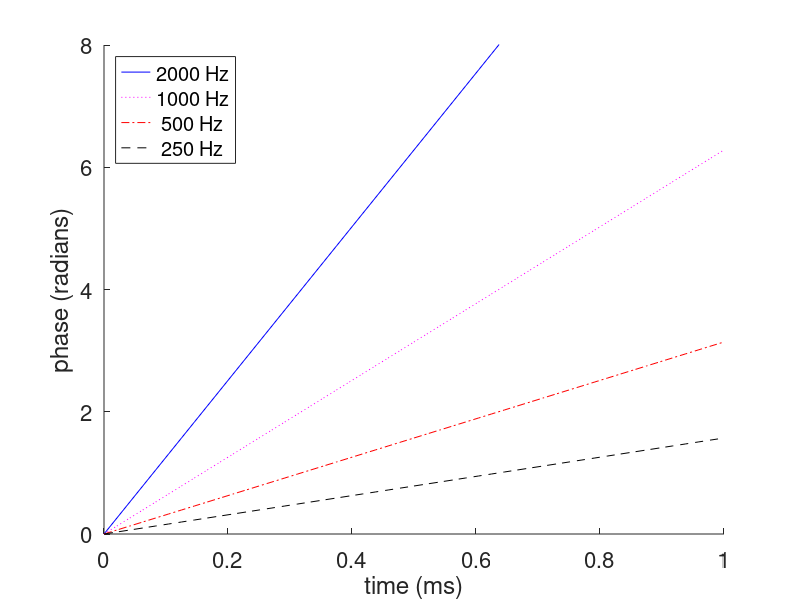
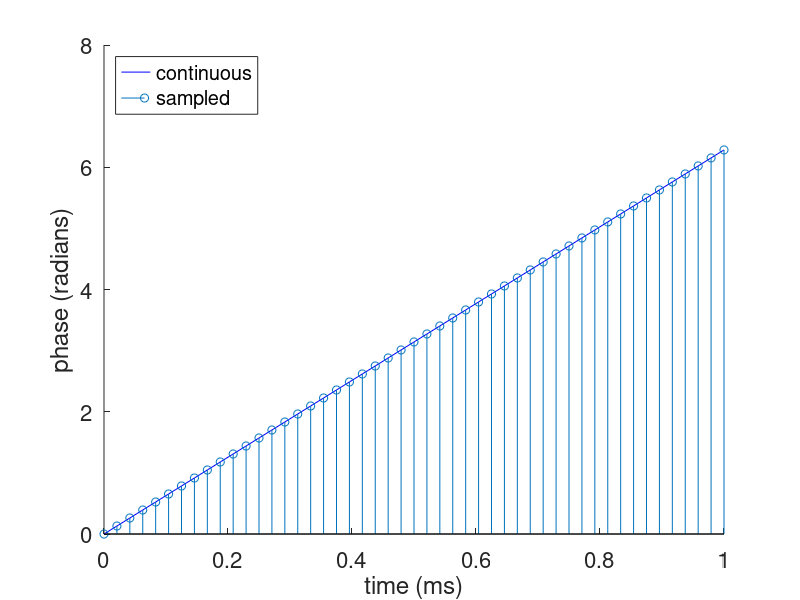
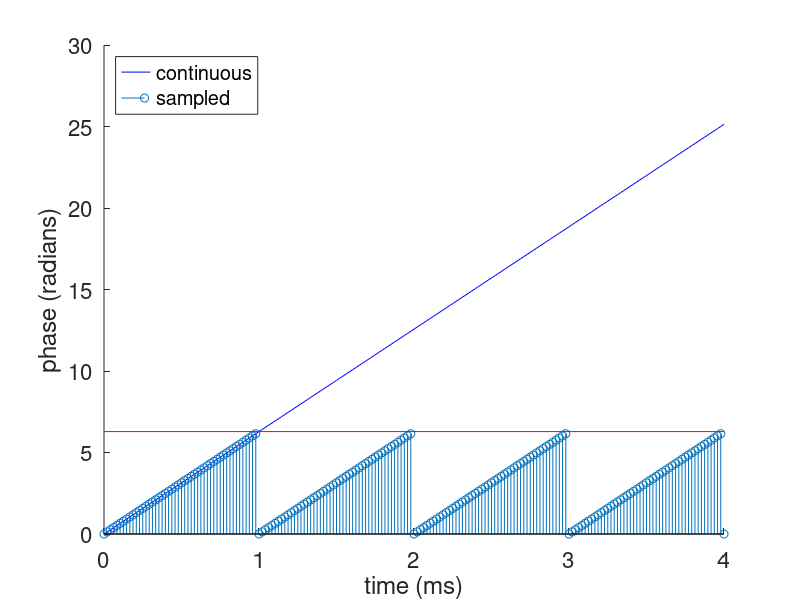

Write MATLAB code to recreate these figures, in order. (Note: this script raises an error after producing the figures.)
%  This m-file is used to convolve x[n] and B[n] without
%  using the MATLAB filter command.  This is one of the 
%  This m-files plots the frequency response associated with
%  various moving average filters.
%
%  written by Dr. Thad B. Welch, PE {t.b.welch@ieee.org}
%  copyright 2001, 2016
%  completed on 13 December 2001 revision 1.0

% Simulation inputs
tStart = 0;                      % simulation start time
tStop = 0.001;                   % simulation stop time
Fs = 48000;                      % sample frequency (Hz)
S = char('b-','m:','r-.','k--'); % line type control for the plot
myFontSize = 16;                 % font size for the plot labels
frequency = [2000 1000 500 250]; % plotted frequencies

% Calculated terms and Simulation outputs
t  = tStart:(1/Fs):tStop;         % time index
t1 = tStart:(1/Fs):4*tStop;      % time index

figure(1)
hold on
for i = 1:4
    plot(t*1000, 2*pi*frequency(i)*t, S(i,:))
end
set(gca, 'FontSize', myFontSize)
ylabel('phase (radians)')
xlabel('time (ms)')
axis([0 1 0 8])
legend('2000 Hz', '1000 Hz', ' 500 Hz', ' 250 Hz', 'Location', 'NorthWest')
hold off

figure(2)
hold on
plot(t*1000, 2*pi*frequency(2)*t, S(1,:))
stem(t*1000, 2*pi*frequency(2)*t)
set(gca, 'FontSize', myFontSize)
ylabel('phase (radians)')
xlabel('time (ms)')
axis([0 1 0 8])
legend('continuous', 'sampled', 'Location', 'NorthWest')
hold off

figure(3)
hold on
plot(t1*1000, 2*pi*frequency(2)*t1, S(1,:))
stem(t1*1000, mod(2*pi*frequency(2)*t1, 2*pi))
plot([0 4], [2*pi 2*pi], 'r')
set(gca, 'FontSize', myFontSize)
ylabel('phase (radians)')
xlabel('time (ms)')
%axis([0 4 0 8])
legend('continuous', 'sampled', 'Location', 'NorthWest')
gtext('phase accumulator''s value without the modulus 2\pi operation')
gtext('phase accumulator''s maximum value of 2\pi')
hold off

figure(4)
hold on
stem(t*1000, 2*pi*frequency(2)*t)
set(gca, 'FontSize', myFontSize)
ylabel('phase (radians)')
xlabel('time (ms)')
axis([0 0.1 0 0.6])
%legend('continuous', 'sampled', 'Location', 'NorthWest')
plot([.02 2*1000/Fs], [2*pi*frequency(2)*2/Fs 2*pi*frequency(2)*2/Fs], 'b:')
plot([.02 3*1000/Fs], [2*pi*frequency(2)*3/Fs 2*pi*frequency(2)*3/Fs], 'b:')
gtext('\phi_{inc}')
gtext('{1/{F_s}}')
hold off

%set(gca,'XTick', [0 3 6 9 12 15 18 21 24])
%set(gca,'XTickLabel', [0 3 6 9 12 15 18 21 24]')
%print -depsc2 movingAverageFilter